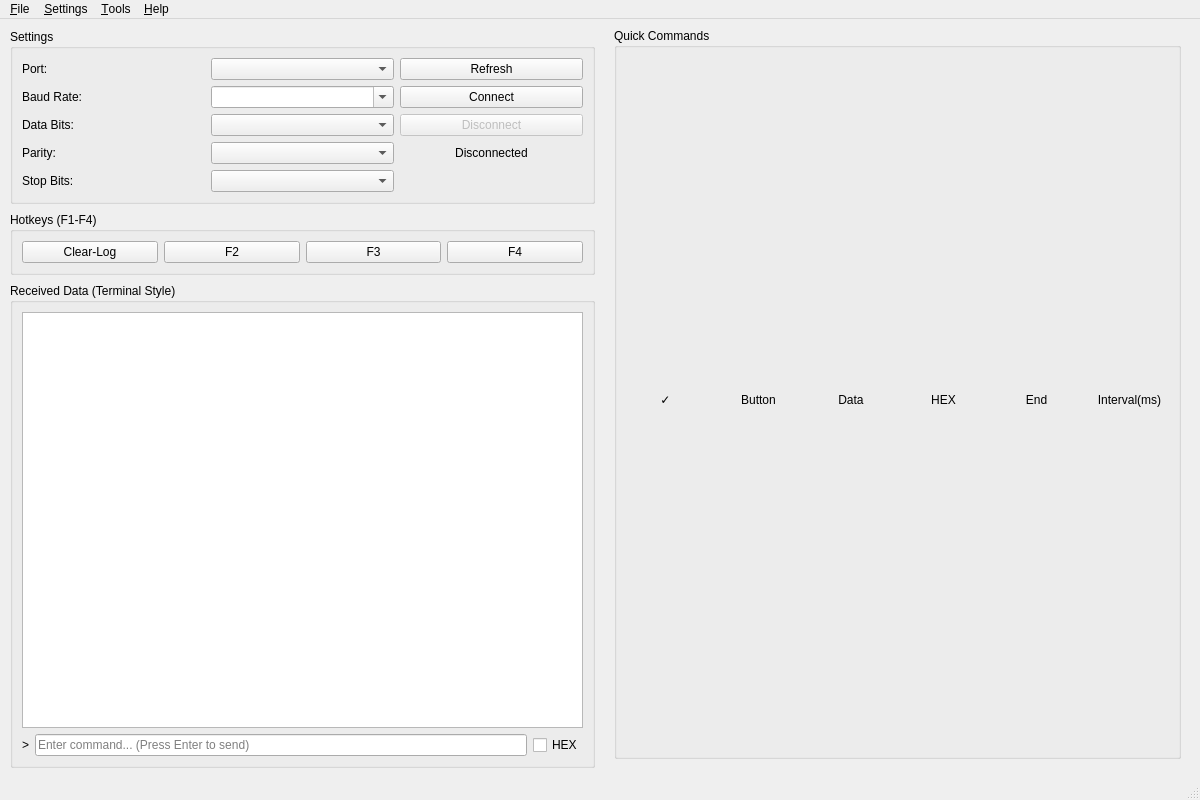
<?xml version="1.0" encoding="UTF-8"?>
<ui version="4.0">
  <class>MainWindow</class>
  <widget class="QMainWindow" name="MainWindow">
    <property name="geometry">
      <rect>
        <x>0</x>
        <y>0</y>
        <width>1200</width>
        <height>800</height>
      </rect>
    </property>
    <property name="windowTitle">
      <string>SCOM-X - Serial Communication Tool</string>
    </property>
    <property name="windowIcon">
      <iconset resource="../resources/resources.qrc">
        <normaloff>:/icons/app.png</normaloff>:/icons/app.png</iconset>
    </property>
    <widget class="QWidget" name="centralwidget">
      <layout class="QHBoxLayout" name="horizontalLayout">
        <property name="spacing">
          <number>0</number>
        </property>
        <property name="leftMargin">
          <number>0</number>
        </property>
        <property name="topMargin">
          <number>0</number>
        </property>
        <property name="rightMargin">
          <number>0</number>
        </property>
        <property name="bottomMargin">
          <number>0</number>
        </property>
        <item>
          <layout class="QVBoxLayout" name="leftLayout">
            <property name="spacing">
              <number>8</number>
            </property>
            <property name="leftMargin">
              <number>10</number>
            </property>
            <property name="topMargin">
              <number>10</number>
            </property>
            <property name="rightMargin">
              <number>5</number>
            </property>
            <property name="bottomMargin">
              <number>10</number>
            </property>
            <item>
              <widget class="QGroupBox" name="settingsGroupBox">
                <property name="title">
                  <string>Settings</string>
                </property>
                <layout class="QGridLayout" name="settingsLayout">
                  <item row="2" column="0">
                    <widget class="QLabel" name="dataBitsLabel">
                      <property name="text">
                        <string>Data Bits:</string>
                      </property>
                    </widget>
                  </item>
                  <item row="1" column="0">
                    <widget class="QLabel" name="baudRateLabel">
                      <property name="text">
                        <string>Baud Rate:</string>
                      </property>
                    </widget>
                  </item>
                  <item row="0" column="0">
                    <widget class="QLabel" name="portLabel">
                      <property name="text">
                        <string>Port:</string>
                      </property>
                    </widget>
                  </item>
                  <item row="1" column="1">
                    <widget class="QComboBox" name="baudRateSpinBox">
                      <property name="editable">
                        <bool>true</bool>
                      </property>
                      <property name="insertPolicy">
                        <enum>QComboBox::InsertAtTop</enum>
                      </property>
                    </widget>
                  </item>
                  <item row="0" column="2">
                    <widget class="QPushButton" name="refreshButton">
                      <property name="text">
                        <string>Refresh</string>
                      </property>
                    </widget>
                  </item>
                  <item row="0" column="1">
                    <widget class="QComboBox" name="portComboBox" />
                  </item>
                  <item row="2" column="1">
                    <widget class="QComboBox" name="dataBitsComboBox" />
                  </item>
                  <item row="4" column="0">
                    <widget class="QLabel" name="stopBitsLabel">
                      <property name="text">
                        <string>Stop Bits:</string>
                      </property>
                    </widget>
                  </item>
                  <item row="3" column="1">
                    <widget class="QComboBox" name="parityComboBox" />
                  </item>
                  <item row="3" column="0">
                    <widget class="QLabel" name="parityLabel">
                      <property name="text">
                        <string>Parity:</string>
                      </property>
                    </widget>
                  </item>
                  <item row="4" column="1">
                    <widget class="QComboBox" name="stopBitsComboBox" />
                  </item>
                  <item row="5" column="0" colspan="3">
                    <layout class="QHBoxLayout" name="connectionLayout" />
                  </item>
                  <item row="1" column="2">
                    <widget class="QPushButton" name="connectButton">
                      <property name="text">
                        <string>Connect</string>
                      </property>
                    </widget>
                  </item>
                  <item row="2" column="2">
                    <widget class="QPushButton" name="disconnectButton">
                      <property name="enabled">
                        <bool>false</bool>
                      </property>
                      <property name="text">
                        <string>Disconnect</string>
                      </property>
                    </widget>
                  </item>
                  <item row="3" column="2">
                    <widget class="QLabel" name="statusLabel">
                      <property name="text">
                        <string>Disconnected</string>
                      </property>
                      <property name="alignment">
                        <set>Qt::AlignmentFlag::AlignCenter</set>
                      </property>
                    </widget>
                  </item>
                </layout>
              </widget>
            </item>
            <item>
              <widget class="QGroupBox" name="hotkeysGroupBox">
                <property name="minimumSize">
                  <size>
                    <width>0</width>
                    <height>60</height>
                  </size>
                </property>
                <property name="title">
                  <string>Hotkeys (F1-F4)</string>
                </property>
                <layout class="QGridLayout" name="hotkeysLayout">
                  <item row="0" column="3">
                    <widget class="QPushButton" name="hotkey3Button">
                      <property name="minimumSize">
                        <size>
                          <width>0</width>
                          <height>15</height>
                        </size>
                      </property>
                      <property name="text">
                        <string>F3</string>
                      </property>
                    </widget>
                  </item>
                  <item row="0" column="1">
                    <widget class="QPushButton" name="clearReceiveButton">
                      <property name="text">
                        <string>Clear-Log</string>
                      </property>
                    </widget>
                  </item>
                  <item row="0" column="2">
                    <widget class="QPushButton" name="hotkey2Button">
                      <property name="minimumSize">
                        <size>
                          <width>0</width>
                          <height>15</height>
                        </size>
                      </property>
                      <property name="text">
                        <string>F2</string>
                      </property>
                    </widget>
                  </item>
                  <item row="0" column="4">
                    <widget class="QPushButton" name="hotkey4Button">
                      <property name="minimumSize">
                        <size>
                          <width>0</width>
                          <height>15</height>
                        </size>
                      </property>
                      <property name="text">
                        <string>F4</string>
                      </property>
                    </widget>
                  </item>
                </layout>
              </widget>
            </item>
            <item>
              <widget class="QGroupBox" name="receivedDataGroupBox">
                <property name="title">
                  <string>Received Data (Terminal Style)</string>
                </property>
                <layout class="QVBoxLayout" name="receivedDataLayout">
                  <item>
                    <widget class="QPlainTextEdit" name="receiveArea">
                      <property name="readOnly">
                        <bool>true</bool>
                      </property>
                    </widget>
                  </item>
                  <item>
                    <layout class="QHBoxLayout" name="terminalInputLayout">
                      <item>
                        <widget class="QLabel" name="terminalPrompt">
                          <property name="text">
                            <string>&gt;</string>
                          </property>
                          <property name="minimumWidth">
                            <number>20</number>
                          </property>
                        </widget>
                      </item>
                      <item>
                        <widget class="QLineEdit" name="terminalInput">
                          <property name="placeholderText">
                            <string>Enter command... (Press Enter to send)</string>
                          </property>
                          <property name="maximumHeight">
                            <number>30</number>
                          </property>
                        </widget>
                      </item>
                      <item>
                        <widget class="QCheckBox" name="terminalHexMode">
                          <property name="text">
                            <string>HEX</string>
                          </property>
                          <property name="maximumWidth">
                            <number>50</number>
                          </property>
                        </widget>
                      </item>
                    </layout>
                  </item>
                </layout>
              </widget>
            </item>
          </layout>
        </item>
        <item>
          <layout class="QVBoxLayout" name="rightLayout">
            <property name="spacing">
              <number>8</number>
            </property>
            <property name="leftMargin">
              <number>5</number>
            </property>
            <property name="topMargin">
              <number>0</number>
            </property>
            <property name="rightMargin">
              <number>10</number>
            </property>
            <property name="bottomMargin">
              <number>10</number>
            </property>
            <item>
              <widget class="QScrollArea" name="commandScrollArea">
                <property name="frameShape">
                  <enum>QFrame::Shape::NoFrame</enum>
                </property>
                <property name="widgetResizable">
                  <bool>true</bool>
                </property>
                <widget class="QWidget" name="scrollAreaWidgetContents">
                  <property name="geometry">
                    <rect>
                      <x>0</x>
                      <y>0</y>
                      <width>585</width>
                      <height>748</height>
                    </rect>
                  </property>
                  <layout class="QVBoxLayout" name="verticalLayout_2">
                    <item>
                      <widget class="QGroupBox" name="commandTableGroupBox">
                        <property name="title">
                          <string>Quick Commands</string>
                        </property>
                        <layout class="QGridLayout" name="commandTableLayout">
                          <property name="leftMargin">
                            <number>5</number>
                          </property>
                          <property name="topMargin">
                            <number>0</number>
                          </property>
                          <property name="rightMargin">
                            <number>5</number>
                          </property>
                          <property name="bottomMargin">
                            <number>5</number>
                          </property>
                          <item row="0" column="0">
                            <widget class="QLabel" name="headerCheck">
                              <property name="text">
                                <string>✓</string>
                              </property>
                              <property name="alignment">
                                <set>Qt::AlignmentFlag::AlignCenter</set>
                              </property>
                            </widget>
                          </item>
                          <item row="0" column="1">
                            <widget class="QLabel" name="headerButton">
                              <property name="text">
                                <string>Button</string>
                              </property>
                              <property name="alignment">
                                <set>Qt::AlignmentFlag::AlignCenter</set>
                              </property>
                            </widget>
                          </item>
                          <item row="0" column="2">
                            <widget class="QLabel" name="headerData">
                              <property name="text">
                                <string>Data</string>
                              </property>
                              <property name="alignment">
                                <set>Qt::AlignmentFlag::AlignCenter</set>
                              </property>
                            </widget>
                          </item>
                          <item row="0" column="3">
                            <widget class="QLabel" name="headerHex">
                              <property name="text">
                                <string>HEX</string>
                              </property>
                              <property name="alignment">
                                <set>Qt::AlignmentFlag::AlignCenter</set>
                              </property>
                            </widget>
                          </item>
                          <item row="0" column="4">
                            <widget class="QLabel" name="headerEnd">
                              <property name="text">
                                <string>End</string>
                              </property>
                              <property name="alignment">
                                <set>Qt::AlignmentFlag::AlignCenter</set>
                              </property>
                            </widget>
                          </item>
                          <item row="0" column="5">
                            <widget class="QLabel" name="headerInterval">
                              <property name="text">
                                <string>Interval(ms)</string>
                              </property>
                              <property name="alignment">
                                <set>Qt::AlignmentFlag::AlignCenter</set>
                              </property>
                            </widget>
                          </item>
                        </layout>
                      </widget>
                    </item>
                  </layout>
                </widget>
              </widget>
            </item>
          </layout>
        </item>
      </layout>
    </widget>
    <widget class="QMenuBar" name="menubar">
      <property name="geometry">
        <rect>
          <x>0</x>
          <y>0</y>
          <width>1200</width>
          <height>21</height>
        </rect>
      </property>
      <widget class="QMenu" name="menuFile">
        <property name="title">
          <string>&amp;File</string>
        </property>
      </widget>
      <widget class="QMenu" name="menuSettings">
        <property name="title">
          <string>&amp;Settings</string>
        </property>
        <addaction name="actionPreferences" />
        <addaction name="separator" />
        <addaction name="actionExit" />
      </widget>
      <widget class="QMenu" name="menuTools">
        <property name="title">
          <string>&amp;Tools</string>
        </property>
        <addaction name="actionClearHistory" />
      </widget>
      <widget class="QMenu" name="menuHelp">
        <property name="title">
          <string>&amp;Help</string>
        </property>
        <addaction name="actionAbout" />
      </widget>
      <addaction name="menuFile" />
      <addaction name="menuSettings" />
      <addaction name="menuTools" />
      <addaction name="menuHelp" />
    </widget>
    <widget class="QStatusBar" name="statusbar" />
    <action name="actionPreferences">
      <property name="text">
        <string>&amp;Preferences</string>
      </property>
    </action>
    <action name="actionExit">
      <property name="text">
        <string>&amp;Exit</string>
      </property>
    </action>
    <action name="actionClearHistory">
      <property name="text">
        <string>&amp;Clear History</string>
      </property>
    </action>
    <action name="actionAbout">
      <property name="text">
        <string>&amp;About</string>
      </property>
    </action>
  </widget>
  <resources>
    <include location="../resources/resources.qrc" />
  </resources>
  <connections />
</ui>
